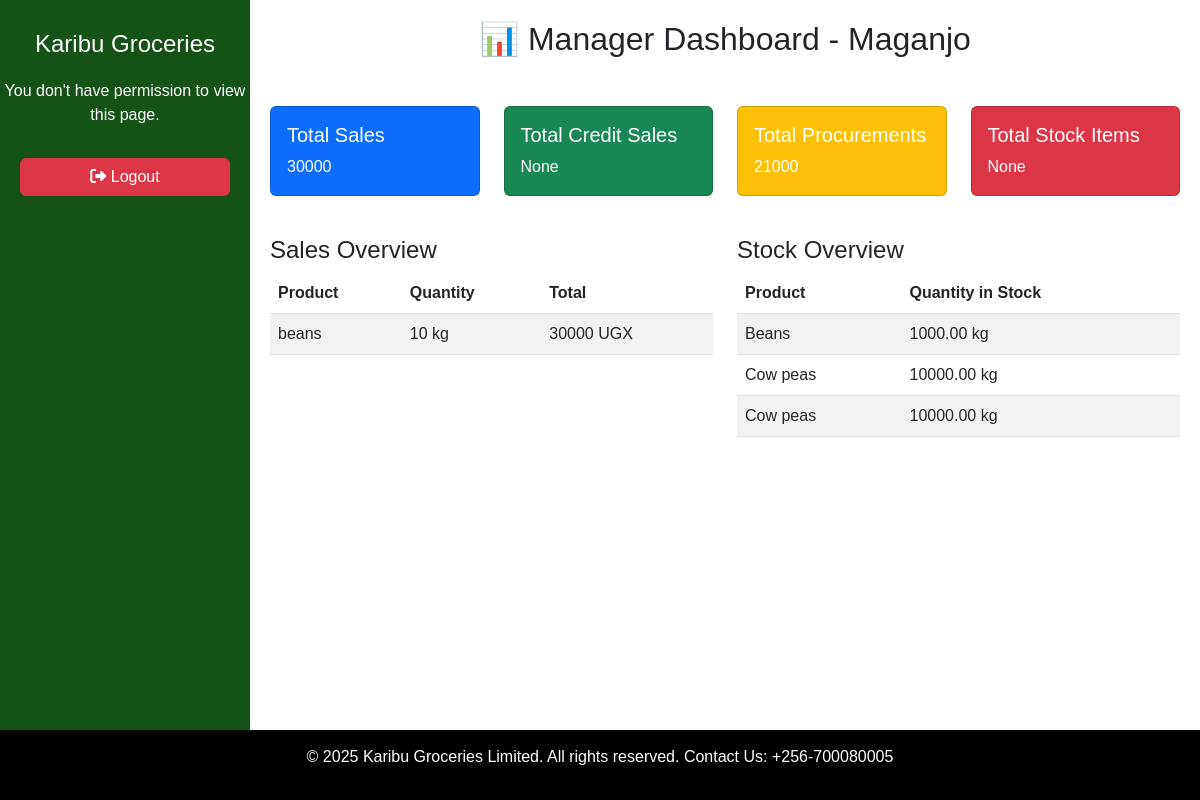
Screenshot of /manager/dashboard/maganjo/ with the database file from the repository.
### kglapp/models.py (models this page shows, shortened)
class Sale(models.Model):
    BRANCH_CHOICES = [
        ("Maganjo", "Maganjo"),
        ("Matugga", "Matugga"),]
    PAYMENT_CHOICES = [
        ("cash", "Cash"),
        ("credit", "Credit"),]
    produce_name = models.CharField(max_length=100)
    tonnage_kg = models.PositiveIntegerField()
    amount_paid = models.PositiveIntegerField()
    buyer_name = models.CharField(max_length=100)
    sales_agent = models.CharField(max_length=100)
    date = models.DateField(default=timezone.now)
    time = models.TimeField(default=timezone.now)
    branch_name = models.CharField(max_length=50, choices=BRANCH_CHOICES, default="Matugga")
    payment_type = models.CharField(max_length=10, choices=PAYMENT_CHOICES, default="cash")
    amount_due = models.PositiveIntegerField(null=True, blank=True)

class Produce(models.Model):
    produce_name = models.CharField(max_length=100, blank=False, null=False)
    price = models.DecimalField(max_digits=10, decimal_places=2)
    produce_type = models.CharField(max_length=255)
    dealer = models.CharField(max_length=255)
    quantity_in_kg = models.DecimalField(max_digits=10, decimal_places=2)
    created_at = models.DateTimeField(auto_now_add=True)

### kglapp/views.py (the view)
# urls.py: path('manager/dashboard/maganjo/', views.manager_dashboard_maganjo, name='manager_dashboard_maganjo'),
def manager_dashboard_maganjo(request):
    total_sales = Sale.objects.filter(branch_name="Maganjo").aggregate(Sum('amount_paid'))['amount_paid__sum']
    total_credit_sales = Sale.objects.filter(branch_name="Maganjo", payment_type="credit").aggregate(Sum('amount_paid'))['amount_paid__sum']
    total_procurements = Produce.objects.aggregate(Sum('quantity_in_kg'))['quantity_in_kg__sum']
    total_stock = Produce.objects.filter(produce_type="Stock").aggregate(Sum('quantity_in_kg'))['quantity_in_kg__sum']
    sales_overview = Sale.objects.filter(branch_name="Maganjo")
    stock_overview = Produce.objects.all()
    context = {
        'total_sales': total_sales,
        'total_credit_sales': total_credit_sales,
        'total_procurements': total_procurements,
        'total_stock': total_stock,
        'sales_overview': sales_overview,
        'stock_overview': stock_overview,
    }
    return render(request, 'manager_dashboard_maganjo.html', context)

### kglapp/templatetags/custom_filters.py (called while the page is built)
@register.filter(name='has_group')
def has_group(user, group_name):
    if user.is_authenticated:
        return user.groups.filter(name=group_name).exists()
    return False

### kglapp/templates/manager_dashboard_maganjo.html (shortened to what this page needs)
{% extends 'base.html' %}
{% block content %}
<h2 class="text-center mb-5">📊 Manager Dashboard - Maganjo</h2>
<div class="row mb-4">
    <div class="col-md-3">
        <div class="card text-white bg-primary mb-3">
            <div class="card-body">
                <h5 class="card-title">Total Sales</h5>
                <p class="card-text">{{ total_sales }}</p>
            </div>
        </div>
    </div>
    <div class="col-md-3">
        <div class="card text-white bg-success mb-3">
            <div class="card-body">
                <h5 class="card-title">Total Credit Sales</h5>
                <p class="card-text">{{ total_credit_sales }}</p>
            </div>
        </div>
    </div>
    <div class="col-md-3">
        <div class="card text-white bg-warning mb-3">
            <div class="card-body">
                <h5 class="card-title">Total Procurements</h5>
                <p class="card-text">{{ total_procurements }}</p>
            </div>
        </div>
    </div>
    <div class="col-md-3">
        <div class="card text-white bg-danger mb-3">
            <div class="card-body">
                <h5 class="card-title">Total Stock Items</h5>
                <p class="card-text">{{ total_stock }}</p>
            </div>
        </div>
    </div>
</div>
<div class="row">
    <div class="col-md-6">
        <h4>Sales Overview</h4>
        <table class="table table-striped">
            <thead>
                <tr>
                    <th>Product</th>
                    <th>Quantity</th>
                    <th>Total</th>
                </tr>
            </thead>
            <tbody>
                {% for sale in sales_overview %}
                <tr>
                    <td>{{ sale.produce_name }}</td>
                    <td>{{ sale.tonnage_kg }} kg</td>
                    <td>{{ sale.amount_paid }} UGX</td>
                </tr>
                {% endfor %}
            </tbody>
        </table>
    </div>
    <div class="col-md-6">
        <h4>Stock Overview</h4>
        <table class="table table-striped">
            <thead>
                <tr>
                    <th>Product</th>
                    <th>Quantity in Stock</th>
                </tr>
            </thead>
            <tbody>
                {% for stock_item in stock_overview %}
                <tr>
                    <td>{{ stock_item.produce_name }}</td>
                    <td>{{ stock_item.quantity_in_kg }} kg</td>
                </tr>
                {% endfor %}
            </tbody>
        </table>
    </div>
</div>
{% endblock %}

### kglapp/templates/base.html (style rules this page uses)
html, body { height: 100%; margin: 0; }
body { display: flex; flex-direction: column; min-height: 100vh; font-family: Arial, sans-serif; }

### rows the page displays
Sale: produce_name "beans", tonnage_kg "10", amount_paid "30000"
Produce: produce_name "Beans", quantity_in_kg "1000.00"
Produce: produce_name "Cow peas", quantity_in_kg "10000.00"
Produce: produce_name "Cow peas", quantity_in_kg "10000.00"

### other values shown
{{ total_sales }} "30000"
{{ total_credit_sales }} "None"
{{ total_procurements }} "21000"
{{ total_stock }} "None"
